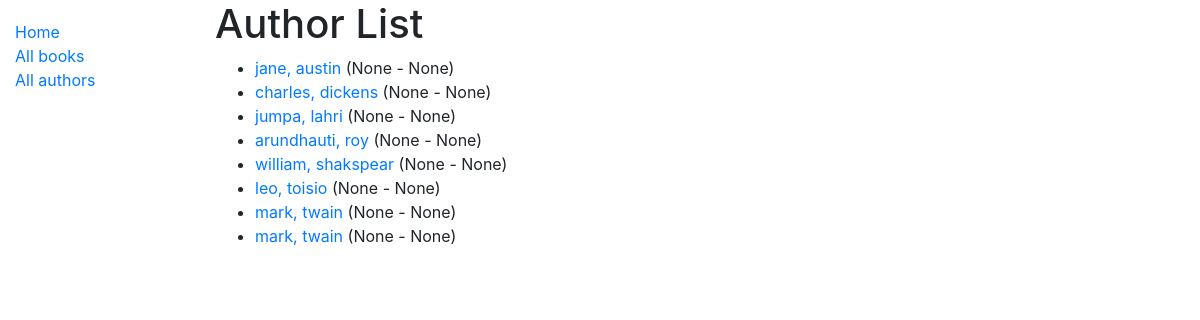
The page /catalog/author/ on the database as committed earlier.
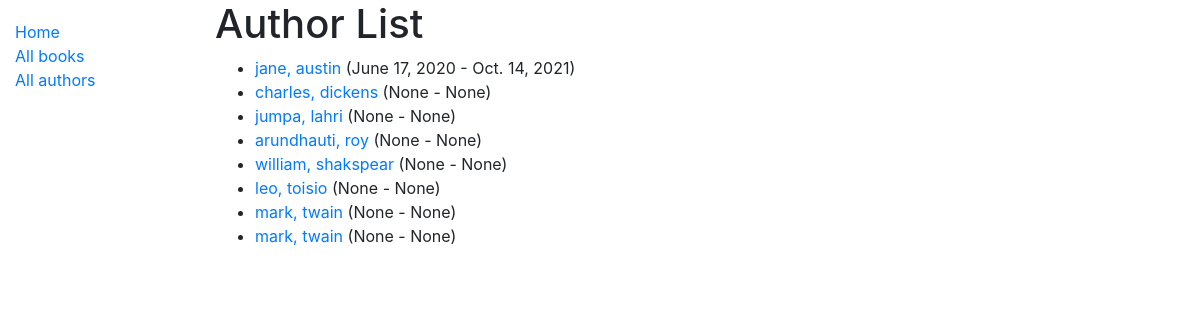
The same page on the database as committed later.
### catalog/models.py (models this page shows, shortened)
class Author(models.Model):
    first_name = models.CharField(max_length=100)
    last_name = models.CharField(max_length=100)
    date_of_birth = models.DateField(null=True, blank=True)
    date_of_death = models.DateField('Died', null=True, blank=True)
    class Meta:
        ordering = ['last_name', 'first_name']
    def get_absolute_url(self):
        return reverse('author-detail', args=[str(self.id)])

### catalog/views.py (the view)
# urls.py: path('author/', views.AuthorListView, name='author'),
def AuthorListView(request):
    author_objects = Author.objects.all()
    context = {
        "Author_list": author_objects,
    }
    return render(request, "Author_list.html", context=context)

### catalog/templates/Author_list.html
{% extends "base_generic.html" %}
{% block content %}
<h1>Author List</h1>
{% if Author_list %}
<ul>
    {% for author in Author_list %}
    <li>
        <a href="{{ author.get_absolute_url }}">{{ author.first_name }}, {{author.last_name}}</a>
        ({{author.date_of_birth}} - {{author.date_of_death}})
    </li>
    {% endfor %}
</ul>
{% else %}
<p>there is no author in record.</p>
{% endif %}
{% endblock %}

Rows that differ between the two databases and show on the page:
changed Author "jane": date_of_birth "None" → "June 17, 2020"; date_of_death "None" → "Oct. 14, 2021"
